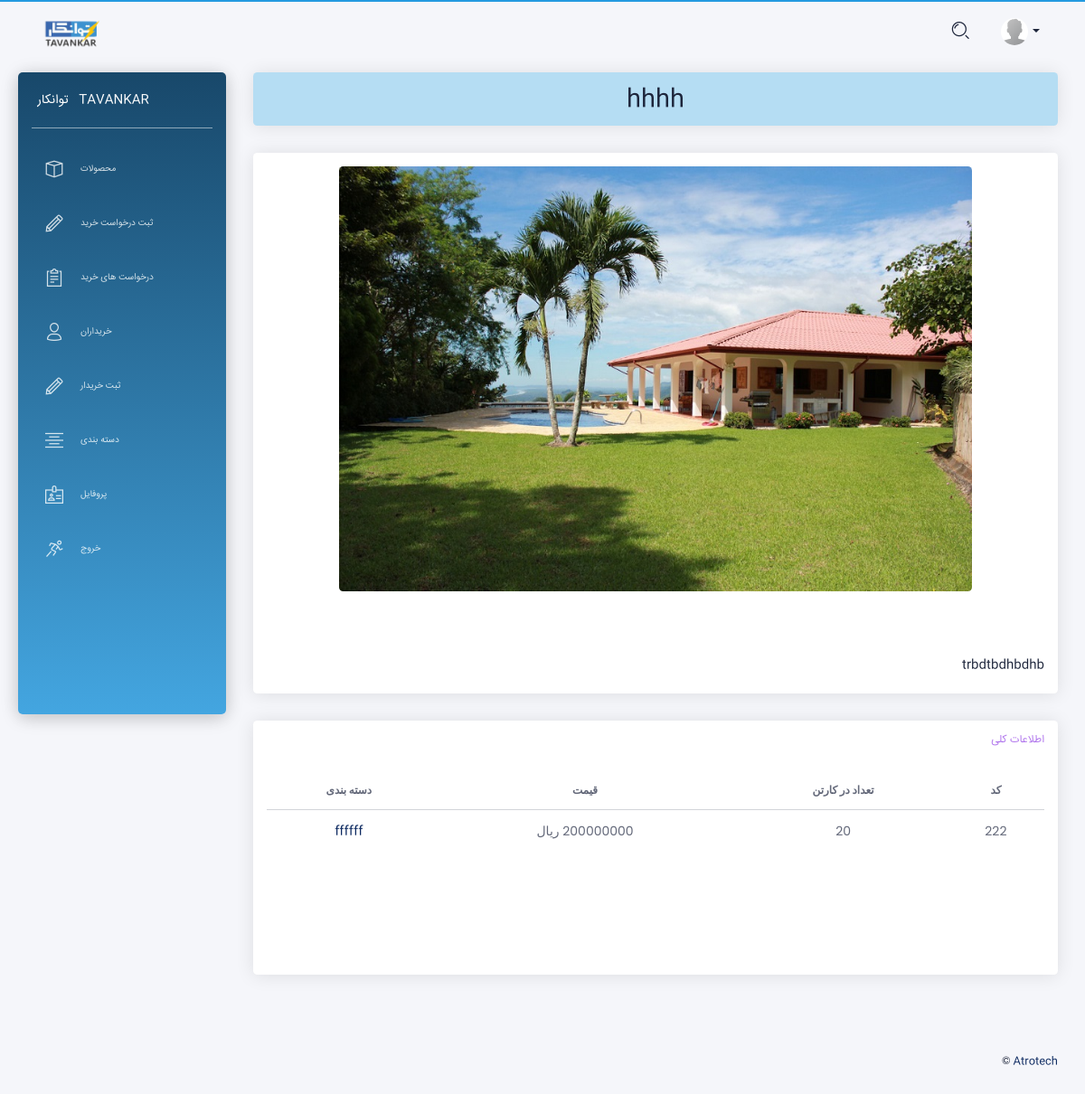
The page /product_detail/1/ (signed in) on the database as committed earlier.
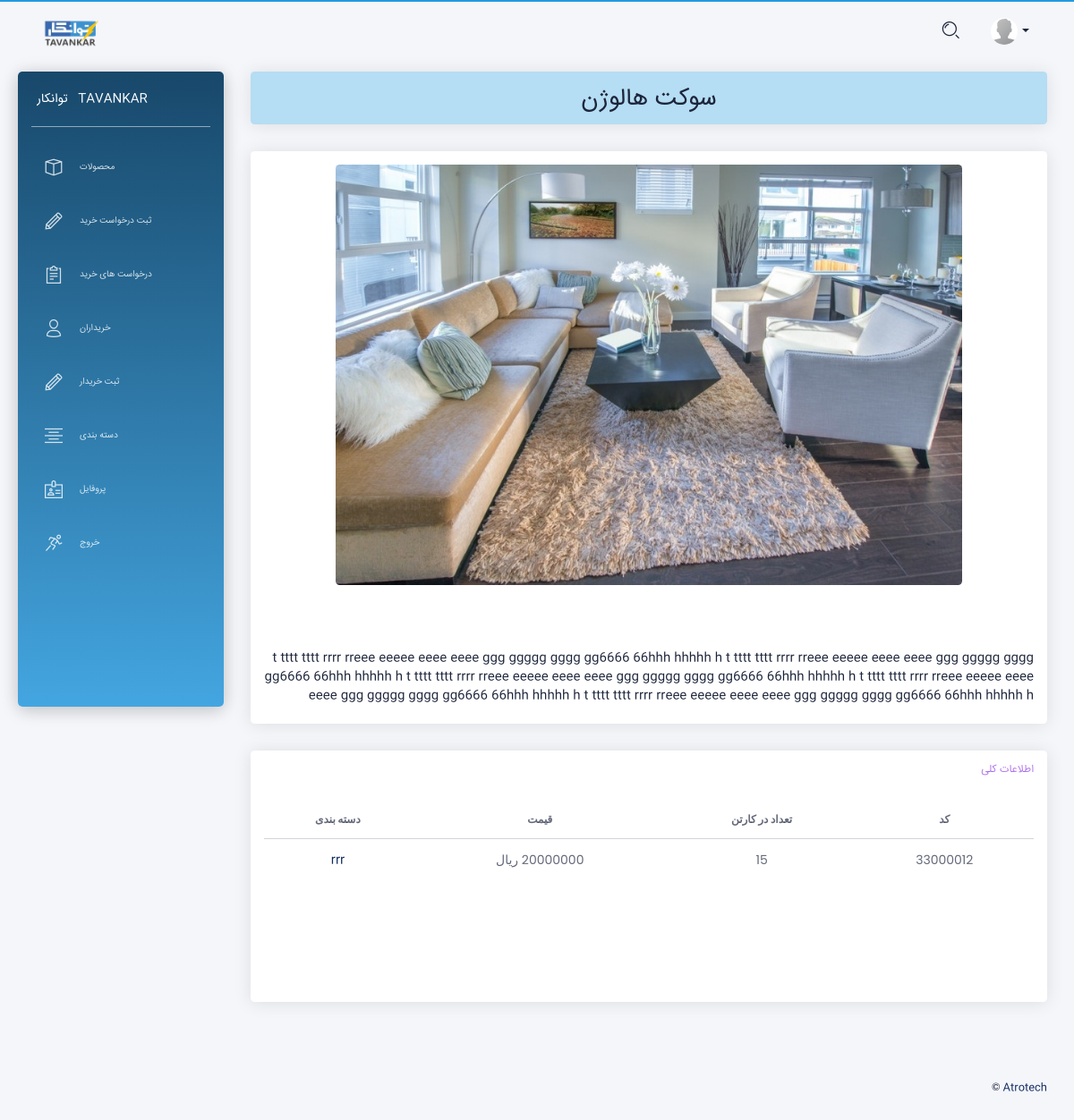
The same page on the database as committed later.
### app/models.py (models this page shows, shortened)
class Product(models.Model):
    name = models.CharField(max_length=200, unique=True, verbose_name = "نام")
    code = models.CharField(max_length=40, verbose_name = "کد")
    qty_in_box = models.IntegerField(verbose_name = "تعداد در کارتن")
    price = models.CharField(max_length=40, verbose_name = "قیمت ( ریال )")
    category = models.ForeignKey(Category ,on_delete=models.CASCADE ,null=True, blank=True, verbose_name = "دسته بندی")
    description = models.TextField(max_length=1000, null=True, blank=True, verbose_name = "توضیحات")
    image = models.ImageField(upload_to='media', default='media/Default.png', null=True, blank=True, verbose_name = "تصویر")
    @property
    def price_display(self):
        return "%s ریال " % self.price
    class Meta:
        verbose_name = "محصول"
        verbose_name_plural = "محصولات"

class Category(MPTTModel):
    name = models.CharField(max_length=200, unique=True, verbose_name = "نام")
    parent = TreeForeignKey('self', on_delete=models.CASCADE, null=True, blank=True, related_name='children',verbose_name = "والد")
    class MPTTMeta:
        level_attr = 'mptt_level'
        order_insertion_by = ['name']
    class Meta:
        verbose_name = "دسته بندی"
        verbose_name_plural = "دسته بندی ها"
    def get_absolute_url(self):
        return reverse('app:category_detail',args=[self.id])
    def __str__(self):
        return str(self.name)

### app/views.py (the view)
# urls.py: path('product_detail/<int:id>/',views.product_detail,name='product_detail'),
@login_required()
def product_detail(request, id):
    product = get_object_or_404(models.Product, id=id)
    context = {'product':product}
    return render(request, 'product_detail.html', context)

### templates/product_detail.html (shortened to what this page needs)
{% extends "layouts/base.html" %}
{% block content %}
<div class="row">
  <div class="col-md-12">
    <div class="card card-lavender">
      <div class="card-header">
        <h2 class="card-title" dir="rtl" align="center"> {{ product.name }} </h2>
      </div>
    </div>
  </div>
</div>
<div class="row">
  <div class="col-md-12">
    <div class="card card-user">
      <div class="card-body">
        <div class="slideshow-container">
              <div class="mySlides mold_slide_fade">
                <img src="{{ product.image.url }}" style="width:100%">
              </div>
        </div>
        <br><br>
        <div align="right" dir="rtl" class="card-description">
          <p class="category"> {{ product.description|linebreaks }} </p>
        </div>
      </div>
    </div>
  </div>
  <div class="col-md-12" dir="rtl" align="right">
    <div class="card card-user">
      <div class="card-header">
        <h6 class="card-title" style="color:#8d39e4ad;"> اطلاعات کلی </h6>
      </div>
      <div class="card-body">
        <table class="table tablesorter text-center" id="">
          <thead class=" text-primary">
            <tr class="bold">
              <th> کد </th>
              <th> تعداد در کارتن </th>
              <th> قیمت </th>
              <th> دسته بندی </th>
            </tr>
          </thead>
          <tbody>
            <tr>
              <td> {{ product.code }} </td>
              <td> {{ product.qty_in_box }} </td>
              <td> {{ product.price_display }} </td>
              <td> <a href="{{ product.category.get_absolute_url }}">{{ product.category }} </a> </td>
            </tr>
          </tbody>
        </table>
      </div>
    </div>
  </div>
</div>
{% endblock content %}

Rows that differ between the two databases and show on the page:
changed Product: name "hhhh" → "سوکت هالوژن"; image: a different picture; description "trbdtbdhbdhb" → "t tttt tttt rrrr rreee eeeee eeee eeee ggg ggggg gggg gg6666 66hhh hhhhh h t tttt tttt rrrr rreee eeeee eeee eeee ggg ggggg gggg gg6666 66hhh hhhhh h t tttt tttt rrrr rreee eeeee eeee eeee ggg ggggg gggg gg6666 66hhh hhhhh h t tttt tttt rrrr rreee eeeee eeee eeee ggg ggggg gggg gg6666 66hhh hhhhh h t tttt tttt rrrr rreee eeeee eeee eeee ggg ggggg gggg gg6666 66hhh hhhhh h"; code "222" → "33000012"; qty_in_box "20" → "15"; price_display "200000000 ریال" → "20000000 ریال"; category "ffffff" → "rrr"
